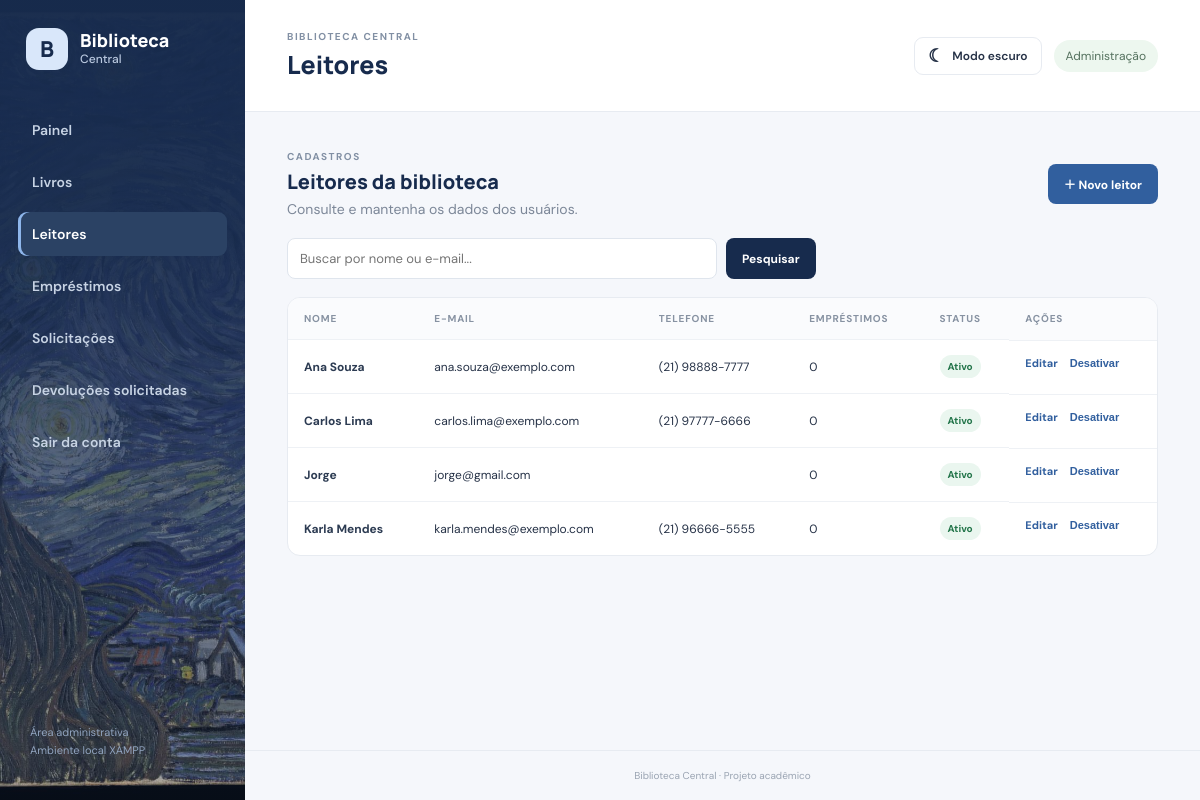
/usuarios/index.php (signed in), run on the app's committed database.
### tables this page shows
CREATE TABLE `usuario` (
  `id_usuario` int(11) NOT NULL,
  `nome` varchar(150) NOT NULL,
  `email` varchar(255) NOT NULL,
  `telefone` varchar(30) DEFAULT NULL,
  `data_nascimento` date DEFAULT NULL,
  `ativo` tinyint(1) NOT NULL DEFAULT 1
);

### usuarios/index.php (the view, shortened to what this page needs)
<?php
require_once __DIR__ . '/../config/conexao.php';
$q = trim($_GET['q'] ?? '');
$st = $pdo->prepare("SELECT u.*, COUNT(e.id_emprestimo) AS emprestimos FROM usuario u LEFT JOIN emprestimo e ON e.id_usuario=u.id_usuario WHERE (:q='' OR u.nome LIKE :termo1 OR u.email LIKE :termo2) GROUP BY u.id_usuario ORDER BY u.nome");
$termo="%{$q}%"; $st->execute(['q'=>$q,'termo1'=>$termo,'termo2'=>$termo]);
$usuarios = $st->fetchAll();
?>
<div class="section-heading"><div><span class="eyebrow">CADASTROS</span><h2>Leitores da biblioteca</h2><p class="muted">Consulte e mantenha os dados dos usuários.</p></div><a class="button button-primary" href="cadastrar.php">＋ Novo leitor</a></div>
<form class="search-bar" method="get"><input name="q" value="<?= e($q) ?>" placeholder="Buscar por nome ou e-mail..."><button class="button button-dark">Pesquisar</button></form>
<div class="panel table-wrap"><?php if(!$usuarios): ?><div class="empty-state">Nenhum leitor encontrado.</div><?php else: ?>
<table><thead><tr><th>Nome</th><th>E-mail</th><th>Telefone</th><th>Empréstimos</th><th>Status</th><th>Ações</th></tr></thead><tbody>
<?php foreach($usuarios as $u): ?><tr><td class="strong"><?= e($u['nome']) ?></td><td><?= e($u['email']) ?></td><td><?= e($u['telefone']) ?></td><td><?= (int)$u['emprestimos'] ?></td><td><span class="status <?= $u['ativo']?'status-ok':'status-off' ?>"><?= $u['ativo']?'Ativo':'Inativo' ?></span></td><td class="actions"><a href="editar.php?id=<?= (int)$u['id_usuario'] ?>">Editar</a><form method="post" action="status.php" onsubmit="return confirm('Alterar status deste leitor?')"><input type="hidden" name="csrf" value="<?= e(csrf_token()) ?>"><input type="hidden" name="id" value="<?= (int)$u['id_usuario'] ?>"><button class="link-button"><?= $u['ativo']?'Desativar':'Ativar' ?></button></form></td></tr><?php endforeach; ?>
</tbody></table><?php endif; ?></div>

### biblioteca_central_sistema/assets/css/style.css (style rules this page uses)
* { box-sizing: border-box; }
body { margin: 0; background: var(--bg); color: var(--ink); font-family: "DM Sans",Arial,sans-serif; font-size: 14px; }
.eyebrow { font-size: 10px; letter-spacing: 1.5px; color: #8290a4; font-weight: 700; }
.stat-card,.panel,.quick-card { background: #fff; border: 1px solid var(--line); border-radius: 13px; }
.section-heading { display: flex; justify-content: space-between; align-items: center; gap: 16px; margin: 4px 0 20px; }
.section-heading h2 { font: 800 20px Manrope; color: var(--navy); margin: 5px 0; }
.section-heading p { margin: 5px 0 0; }
.muted { color: var(--muted); }
.button { display: inline-flex; align-items: center; justify-content: center; border: 0; border-radius: 8px; padding: 11px 16px; text-decoration: none; font: 700 12px "DM Sans"; cursor: pointer; white-space: nowrap; }
.button-primary { background: var(--blue); color: #fff; }
.button-dark { background: var(--navy); color: #fff; }
.table-wrap { overflow-x: auto; }
table { width: 100%; border-collapse: collapse; white-space: nowrap; }
th { text-align: left; background: #fafbfd; color: #8792a2; font-size: 10px; letter-spacing: .8px; text-transform: uppercase; padding: 14px 16px; }
td { padding: 15px 16px; border-top: 1px solid #eef1f5; font-size: 12px; }
.strong { font-weight: 700; color: #2c3b52; }
.actions { display: flex; align-items: center; gap: 12px; }
.actions a,.link-button { color: var(--blue); font-size: 11px; font-weight: 700; text-decoration: none; }
.actions form { margin: 0; }
.link-button { border: 0; background: none; padding: 0; cursor: pointer; }
.status { display: inline-block; padding: 5px 8px; border-radius: 20px; font-size: 10px; font-weight: 700; }
.status-ok { background: #eaf6ef; color: #23754a; }
.search-bar { display: flex; gap: 9px; margin: 0 0 18px; }
.search-bar input { max-width: 430px; flex: 1; }
.search-bar input,.field input,.field select { width: 100%; border: 1px solid #dfe5ed; border-radius: 8px; padding: 11px 12px; background: #fff; color: var(--ink); font: 13px "DM Sans"; outline: none; }

### data on the page
usuario: nome "Ana Souza", email "ana.souza@exemplo.com", telefone "(21) 98888-7777", emprestimos "0", ativo "Ativo"
usuario: nome "Carlos Lima", email "carlos.lima@exemplo.com", telefone "(21) 97777-6666", emprestimos "0", ativo "Ativo"
usuario: nome "Jorge", email "jorge@gmail.com", emprestimos "0", ativo "Ativo"
usuario: nome "Karla Mendes", email "karla.mendes@exemplo.com", telefone "(21) 96666-5555", emprestimos "0", ativo "Ativo"

### other printed values
$nome "Painel"
$nome "Livros"
$nome "Leitores"
$nome "Empréstimos"
$nome "Solicitações"
$nome "Devoluções solicitadas"
$titulo "Leitores"
